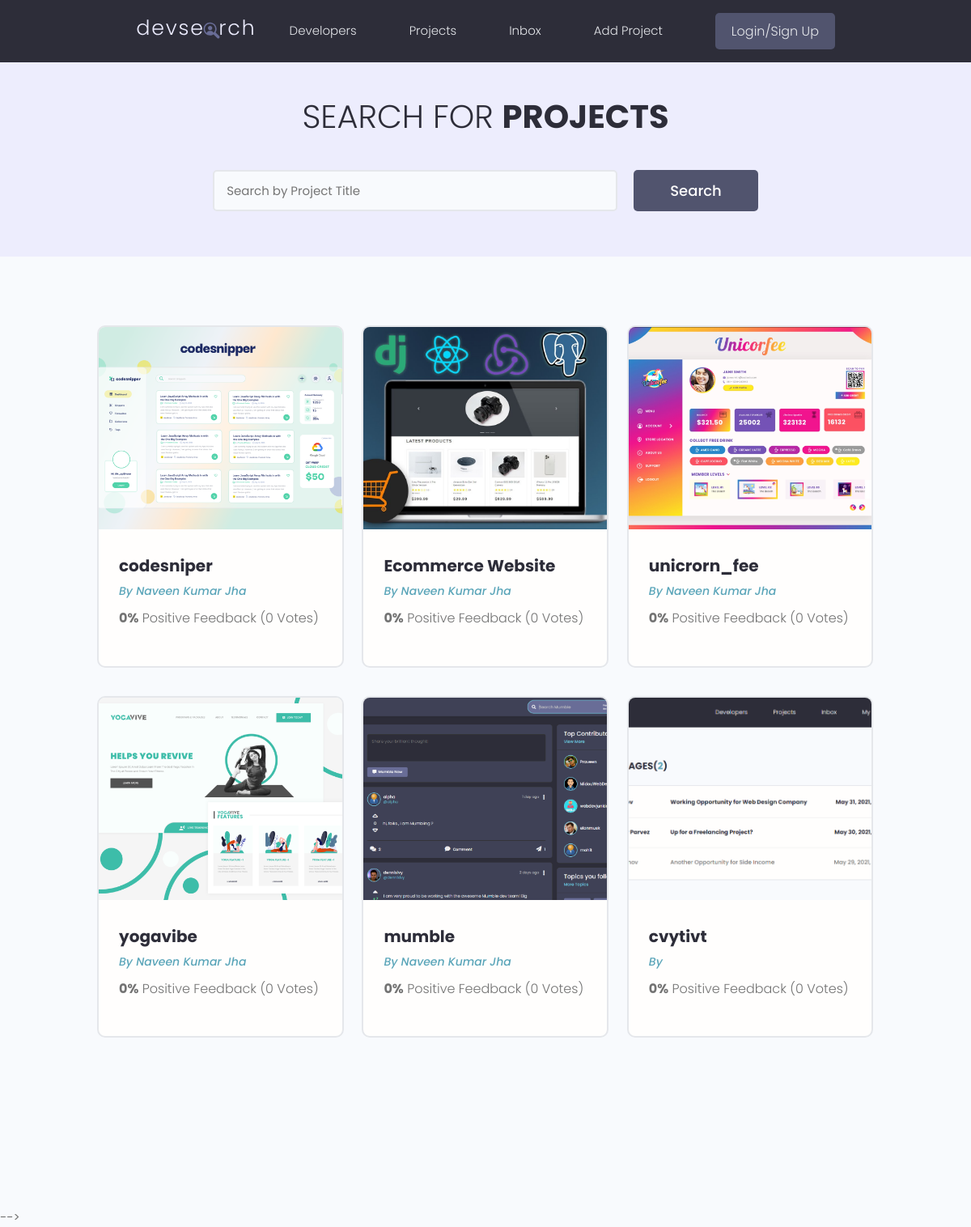
The app's page /projects/, older data.
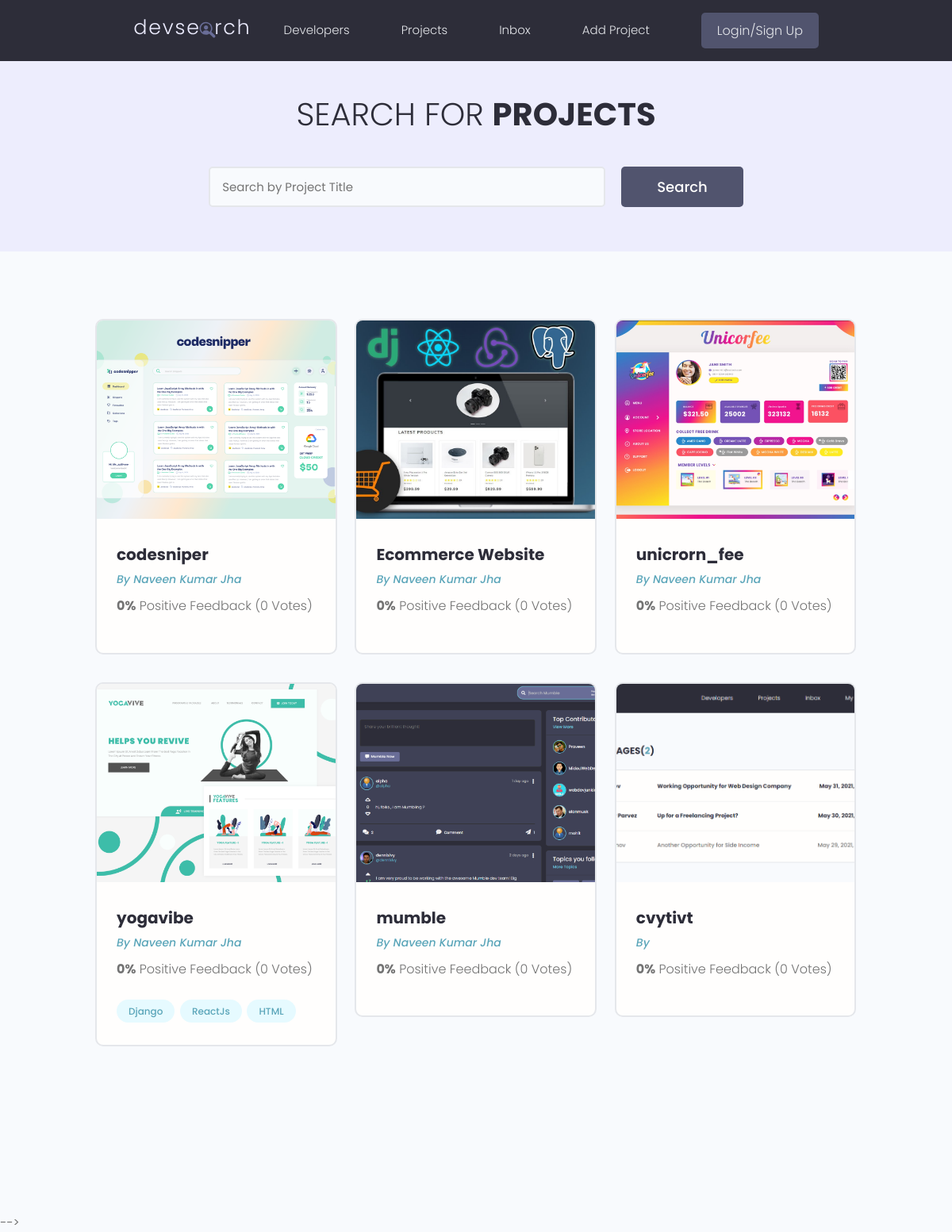
The same page, newer data.
### projects/models.py (models this page shows, shortened)
class Project(models.Model):   ## Class is created to let know its not ordinary class
   owner = models.ForeignKey(Profile, null=True, blank=True, on_delete=models.SET_NULL)
   title = models.CharField(max_length = 200)
   description = models.TextField(null = True, blank=True)
   demo_link = models.CharField(max_length = 2000, blank = True, null = True)
   featured_image = models.ImageField(null=True, blank=True, default="default.jpg")
   source_link = models.CharField(max_length = 2000, blank = True, null = True)
   tags = models.ManyToManyField('Tag', blank=True)
   vote_total = models.IntegerField(default=0, null=True, blank=True)
   vote_ratio = models.IntegerField(default=0, null=True, blank=True)
   created = models.DateTimeField(auto_now_add = True)
   id = models.UUIDField(default=uuid.uuid4, unique=True, primary_key=True, editable=False)

class Tag(models.Model):
   name = models.CharField(max_length=30 )
   created = models.DateTimeField(auto_now_add=True)
   id = models.UUIDField(default=uuid.uuid4, editable=False, unique=True, primary_key=True)
   def __str__(self):
      return self.name

### users/models.py (models this page shows, shortened)
class Profile(models.Model):
   user = models.OneToOneField(User, on_delete=models.CASCADE, null=True, blank=True)
   name= models.CharField(max_length=200, blank=True, null=True)
   email = models.EmailField(max_length=200, blank=True, null=True)
   username = models.CharField(max_length=200, blank=True, null=True)
   location = models.CharField(max_length=200, blank=True, null=True)
   short_intro = models.CharField(max_length=200, blank=True, null=True)
   bio = models.TextField(max_length=500, blank=True, null=True)
   profile_image = models.ImageField(null=True, blank=True, default='profiles/user-default.png', upload_to='profiles/')
   created = models.DateTimeField(auto_now_add = True)
   id = models.UUIDField(default=uuid.uuid4, unique=True, primary_key=True, editable=False)
   social_github = models.CharField(max_length=200, blank=True, null=True)
   social_twitter = models.CharField(max_length=200, blank=True, null=True)
   social_linkedin = models.CharField(max_length=200, blank=True, null=True)
   social_website = models.CharField(max_length=200, blank=True, null=True)

### projects/views.py (the view)
# urls.py: path('projects/', include('projects.urls')),
def projects(request):
    projects = Project.objects.all()
    context = {'projects':projects}
    return render(request, 'projects/project.html', context)

### projects/templates/projects/project.html (shortened to what this page needs)
{% extends 'main.html' %}
{% block content %}
    <main class="projects">
        <section class="hero-section text-center">
          <div class="container container--narrow">
            <div class="hero-section__box">
              <h2>Search for <span>Projects</span></h2>
            </div>
            <div class="hero-section__search">
              <form class="form" action="#" method="get">
                <div class="form__field">
                  <input class="input input--text" id="formInput#search" type="text" name="text"
                    placeholder="Search by Project Title" />
                </div>
                <input class="btn btn--sub btn--lg" type="submit" value="Search" />
              </form>
            </div>
          </div>
        </section>
        <section class="projectsList">
          <div class="container">
            <div class="grid grid--three">
            {% for project in projects %}
              <div class="column">
                <div class="card project">
                  <a href="{% url 'project' project.id %}" class="project">
                    <img class="project__thumbnail" src="{{project.featured_image.url}}" alt="project thumbnail" />
                    <div class="card__body">
                      <h3 class="project__title">{{project.title}}</h3>
                      <p><a class="project__author" href="index.html">By {{project.owner.name}}</a></p>
                      <p class="project--rating">
                        <span style="font-weight: bold;">{{project.vote_ratio}}%</span> Positive
                        Feedback ({{project.vote_total}} Vote{{project.vote_total|pluralize:"s"}})
                      </p>
                      <div class="project__tags">
                        {% for tag in project.tags.all %}
                        <span class="tag tag--pill tag--main">
                          <small>{{tag}}</small>
                        </span>
                        {% endfor %}
                      </div>
                    </div>
                  </a>
                </div>
              </div>
            {% endfor %}
            </div>
          </div>
        </section>
      </main>
</ol> -->
{% endblock %}

Row changes from the older to the newer data that the page shows:
added Tag: name "Django", shown under Project "yogavibe"
added Tag: name "ReactJs", shown under Project "yogavibe"
added Tag: name "HTML", shown under Project "yogavibe"
